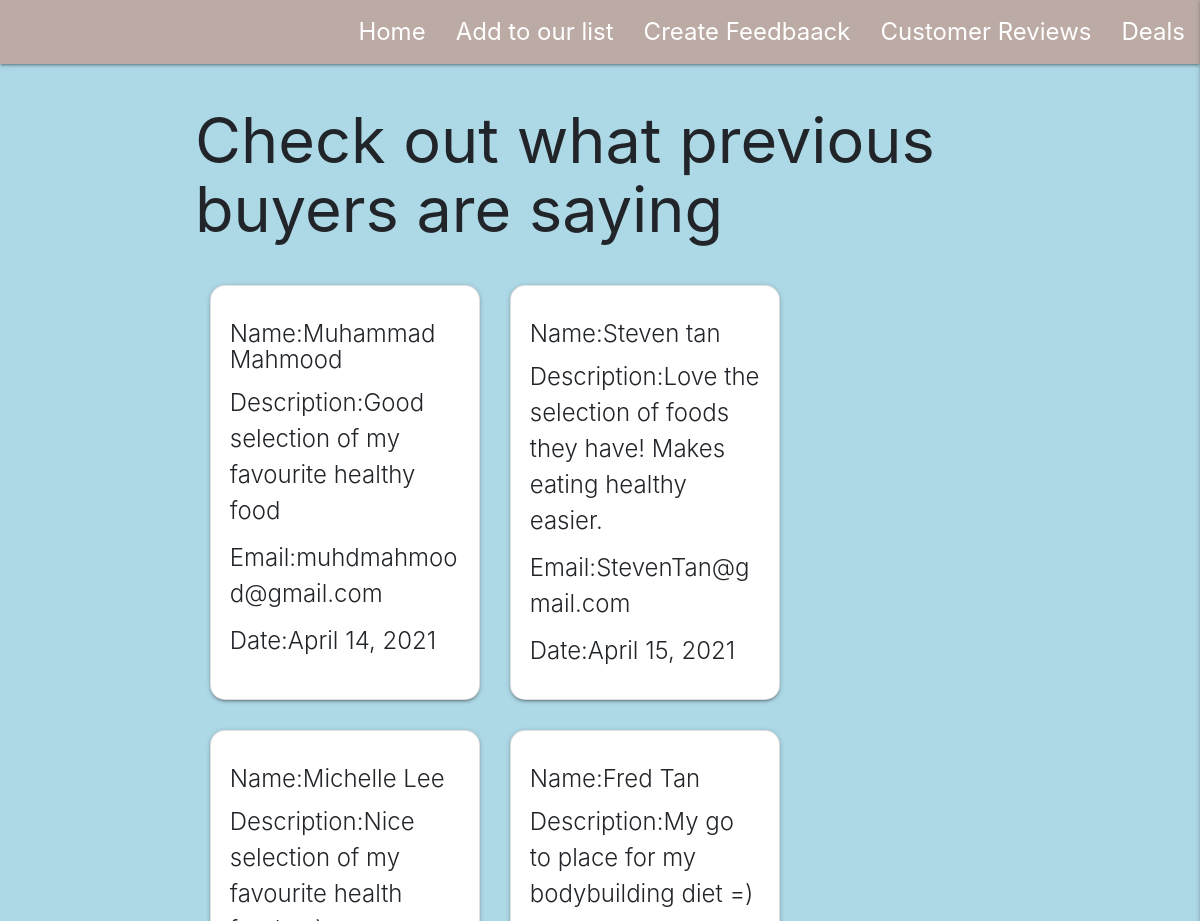
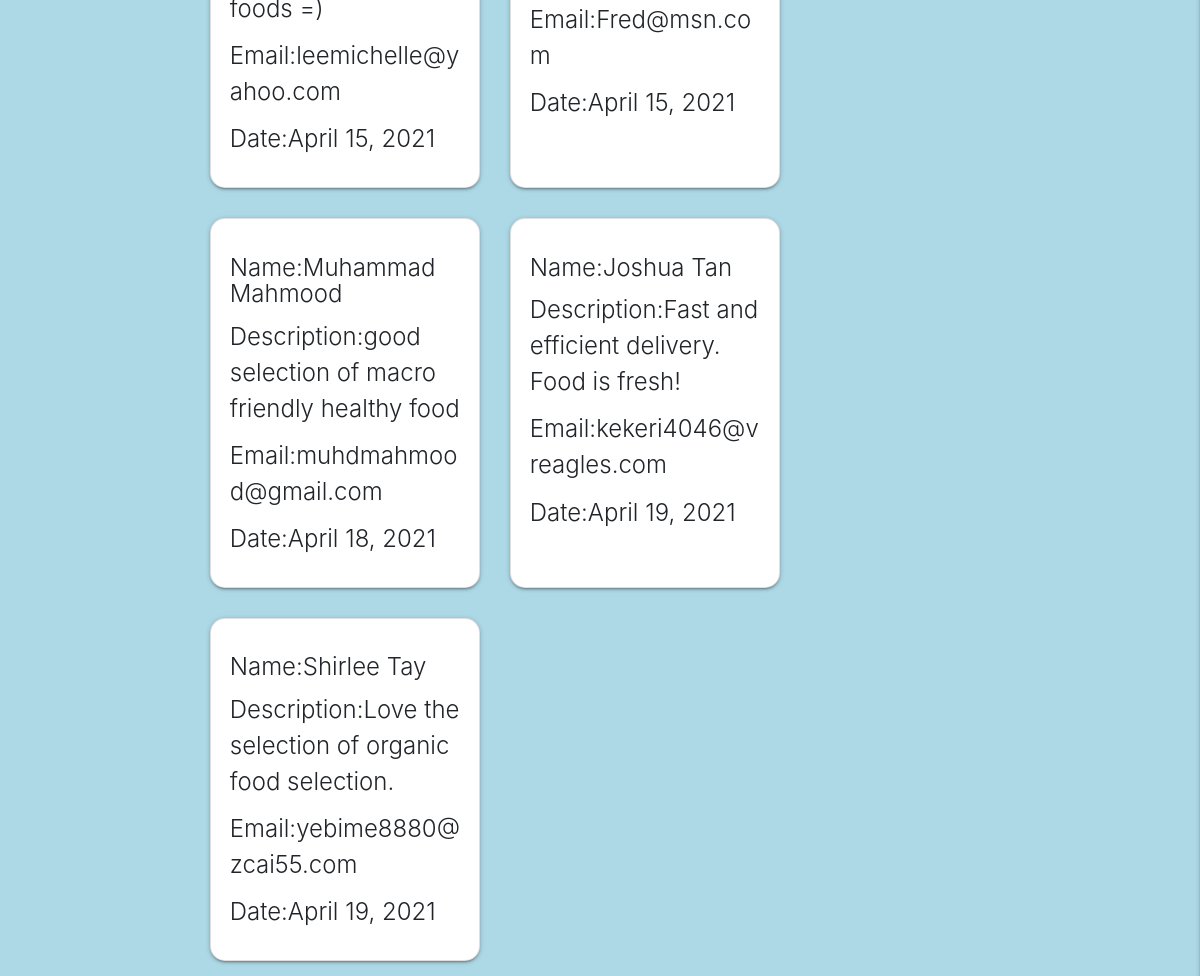
Screenshot of /reviews/ (signed in) with the database file from the repository (2 pictures, top to bottom).
### reviews/models.py (models this page shows, shortened)
class reviews(models.Model):
    name = models.CharField(blank=False, max_length=255)
    Email = models.EmailField(blank=False, max_length=320)
    date = models.DateField(default=datetime.date.today)
    reviews = models.TextField(blank=False)

### reviews/views.py (the view)
# urls.py: path('', healthfood.views.index, name="show_healthfood_route"),
@login_required
def index(request):
    all_reviews = reviews.objects.all()
    return render(request, 'reviews/index-template.html', {
        'reviews': all_reviews
    })

### reviews/templates/reviews/index-template.html
{% extends 'base.template.html' %}
{% load static %}
{%block content%}
<h1>Check out what previous buyers are saying</h1>
<div style="display:flex;flex-wrap:wrap">
    {%for reviews in reviews %}
    <div class="card m-3" style="width:18rem;">
        <div class="card-body">
            <h5 class="card-title"> Name:{{reviews.name}}</h5>
            <p class="card-title"> Description:{{reviews.reviews}}</p>
            <p class="card-title"> Email:{{reviews.Email}}</p>
            <p class="card-title"> Date:{{reviews.date}}</p>
        </div>
    </div>
    {%endfor%}
</div>
{%endblock%}

### static/css/style.css (style rules this page uses)
body { background-color: lightblue; }
.card { border-radius: 15px; }

### rows the page displays
reviews: name "Muhammad Mahmood", reviews "Good selection of my favourite healthy food", Email "muhdmahmood@gmail.com", date "April 14, 2021"
reviews: name "Steven tan", reviews "Love the selection of foods they have! Makes eating healthy easier.", Email "StevenTan@gmail.com", date "April 15, 2021"
reviews: name "Michelle Lee", reviews "Nice selection of my favourite health foods =)", Email "leemichelle@yahoo.com", date "April 15, 2021"
reviews: name "Fred Tan", reviews "My go to place for my bodybuilding diet =)", Email "Fred@msn.com", date "April 15, 2021"
reviews: name "Muhammad Mahmood", reviews "good selection of macro friendly healthy food", Email "muhdmahmood@gmail.com", date "April 18, 2021"
reviews: name "Joshua Tan", reviews "Fast and efficient delivery. Food is fresh!", Email "kekeri4046@vreagles.com", date "April 19, 2021"
reviews: name "Shirlee Tay", reviews "Love the selection of organic food selection.", Email "yebime8880@zcai55.com", date "April 19, 2021"
